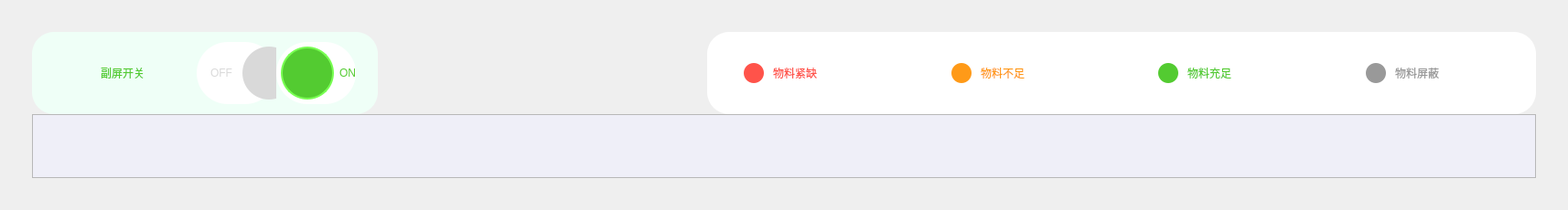
               <widget class="QWidget" name="setting_conduit_content">
                <layout class="QHBoxLayout" name="horizontalLayout_96">
                 <property name="spacing">
                  <number>0</number>
                 </property>
                 <property name="leftMargin">
                  <number>0</number>
                 </property>
                 <property name="topMargin">
                  <number>0</number>
                 </property>
                 <property name="rightMargin">
                  <number>0</number>
                 </property>
                 <property name="bottomMargin">
                  <number>0</number>
                 </property>
                 <item>
                  <widget class="QWidget" name="widget_90" native="true">
                   <property name="styleSheet">
                    <string notr="true">QWidget#widget{
	background-color:rgba(239, 239, 248, 1);
}</string>
                   </property>
                   <layout class="QVBoxLayout" name="verticalLayout_39" stretch="1,20">
                    <property name="spacing">
                     <number>0</number>
                    </property>
                    <property name="leftMargin">
                     <number>35</number>
                    </property>
                    <property name="topMargin">
                     <number>35</number>
                    </property>
                    <property name="rightMargin">
                     <number>35</number>
                    </property>
                    <property name="bottomMargin">
                     <number>35</number>
                    </property>
                    <item>
                     <widget class="QWidget" name="widget_91" native="true">
                      <layout class="QHBoxLayout" name="horizontalLayout_81">
                       <property name="spacing">
                        <number>360</number>
                       </property>
                       <property name="leftMargin">
                        <number>0</number>
                       </property>
                       <property name="topMargin">
                        <number>0</number>
                       </property>
                       <property name="rightMargin">
                        <number>0</number>
                       </property>
                       <property name="bottomMargin">
                        <number>0</number>
                       </property>
                       <item>
                        <widget class="QWidget" name="widget_92" native="true">
                         <property name="minimumSize">
                          <size>
                           <width>378</width>
                           <height>90</height>
                          </size>
                         </property>
                         <property name="maximumSize">
                          <size>
                           <width>378</width>
                           <height>90</height>
                          </size>
                         </property>
                         <property name="styleSheet">
                          <string notr="true">QWidget#widget_92{
	background-color:rgba(239, 255, 247, 1);
	border-radius:24px;
}</string>
                         </property>
                         <layout class="QHBoxLayout" name="horizontalLayout_85">
                          <property name="spacing">
                           <number>0</number>
                          </property>
                          <property name="leftMargin">
                           <number>18</number>
                          </property>
                          <property name="topMargin">
                           <number>0</number>
                          </property>
                          <property name="rightMargin">
                           <number>24</number>
                          </property>
                          <property name="bottomMargin">
                           <number>0</number>
                          </property>
                          <item>
                           <widget class="QLabel" name="label_34">
                            <property name="styleSheet">
                             <string notr="true">color:rgba(83, 203, 49, 1);</string>
                            </property>
                            <property name="text">
                             <string>副屏开关</string>
                            </property>
                            <property name="alignment">
                             <set>Qt::AlignCenter</set>
                            </property>
                           </widget>
                          </item>
                          <item>
                           <widget class="QWidget" name="on_off_setting_widget" native="true">
                            <property name="minimumSize">
                             <size>
                              <width>174</width>
                              <height>90</height>
                             </size>
                            </property>
                            <property name="maximumSize">
                             <size>
                              <width>174</width>
                              <height>90</height>
                             </size>
                            </property>
                            <layout class="QHBoxLayout" name="horizontalLayout_87">
                             <property name="spacing">
                              <number>0</number>
                             </property>
                             <property name="leftMargin">
                              <number>0</number>
                             </property>
                             <property name="topMargin">
                              <number>11</number>
                             </property>
                             <property name="rightMargin">
                              <number>0</number>
                             </property>
                             <property name="bottomMargin">
                              <number>11</number>
                             </property>
                             <item>
                              <widget class="QWidget" name="off_setting_widget" native="true">
                               <property name="styleSheet">
                                <string notr="true">QWidget#off_setting_widget{
	background-color:rgb(255, 255, 255);
	border-radius:34px;
}</string>
                               </property>
                               <layout class="QHBoxLayout" name="horizontalLayout_88">
                                <property name="spacing">
                                 <number>11</number>
                                </property>
                                <property name="leftMargin">
                                 <number>15</number>
                                </property>
                                <property name="topMargin">
                                 <number>5</number>
                                </property>
                                <property name="rightMargin">
                                 <number>5</number>
                                </property>
                                <property name="bottomMargin">
                                 <number>5</number>
                                </property>
                                <item>
                                 <widget class="QLabel" name="name_off_2">
                                  <property name="styleSheet">
                                   <string notr="true">color:rgb(217, 217, 217);</string>
                                  </property>
                                  <property name="text">
                                   <string>OFF</string>
                                  </property>
                                 </widget>
                                </item>
                                <item>
                                 <widget class="QLabel" name="icon_off_2">
                                  <property name="minimumSize">
                                   <size>
                                    <width>58</width>
                                    <height>58</height>
                                   </size>
                                  </property>
                                  <property name="maximumSize">
                                   <size>
                                    <width>58</width>
                                    <height>58</height>
                                   </size>
                                  </property>
                                  <property name="styleSheet">
                                   <string notr="true">background-color:rgb(217, 217, 217);
border-radius:29px;</string>
                                  </property>
                                  <property name="text">
                                   <string/>
                                  </property>
                                 </widget>
                                </item>
                               </layout>
                              </widget>
                             </item>
                             <item>
                              <widget class="QWidget" name="on_setting_widget" native="true">
                               <property name="styleSheet">
                                <string notr="true">QWidget#on_setting_widget{
	background-color:rgb(255, 255, 255);
	border-radius:34px;
}</string>
                               </property>
                               <layout class="QHBoxLayout" name="horizontalLayout_89">
                                <property name="spacing">
                                 <number>21</number>
                                </property>
                                <property name="leftMargin">
                                 <number>5</number>
                                </property>
                                <property name="topMargin">
                                 <number>5</number>
                                </property>
                                <property name="rightMargin">
                                 <number>0</number>
                                </property>
                                <property name="bottomMargin">
                                 <number>5</number>
                                </property>
                                <item>
                                 <widget class="QLabel" name="icon_on_2">
                                  <property name="minimumSize">
                                   <size>
                                    <width>58</width>
                                    <height>58</height>
                                   </size>
                                  </property>
                                  <property name="maximumSize">
                                   <size>
                                    <width>58</width>
                                    <height>58</height>
                                   </size>
                                  </property>
                                  <property name="styleSheet">
                                   <string notr="true">background-color:rgb(83, 203, 49);
border: 2px solid rgb(120, 255, 82);
border-radius:29px;</string>
                                  </property>
                                  <property name="text">
                                   <string/>
                                  </property>
                                 </widget>
                                </item>
                                <item>
                                 <widget class="QLabel" name="name_on_2">
                                  <property name="styleSheet">
                                   <string notr="true">color: rgb(83, 203, 49);</string>
                                  </property>
                                  <property name="text">
                                   <string>ON</string>
                                  </property>
                                 </widget>
                                </item>
                               </layout>
                              </widget>
                             </item>
                            </layout>
                           </widget>
                          </item>
                         </layout>
                        </widget>
                       </item>
                       <item>
                        <widget class="QWidget" name="widget_93" native="true">
                         <property name="minimumSize">
                          <size>
                           <width>906</width>
                           <height>90</height>
                          </size>
                         </property>
                         <property name="maximumSize">
                          <size>
                           <width>906</width>
                           <height>90</height>
                          </size>
                         </property>
                         <property name="styleSheet">
                          <string notr="true">QWidget#widget_93{
	background-color:rgb(255, 255, 255);
	border-radius:24px;
}</string>
                         </property>
                         <layout class="QHBoxLayout" name="horizontalLayout_90">
                          <property name="spacing">
                           <number>0</number>
                          </property>
                          <property name="leftMargin">
                           <number>0</number>
                          </property>
                          <property name="topMargin">
                           <number>0</number>
                          </property>
                          <property name="rightMargin">
                           <number>0</number>
                          </property>
                          <property name="bottomMargin">
                           <number>0</number>
                          </property>
                          <item>
                           <widget class="QWidget" name="widget_94" native="true">
                            <layout class="QHBoxLayout" name="horizontalLayout_91">
                             <property name="spacing">
                              <number>10</number>
                             </property>
                             <property name="leftMargin">
                              <number>40</number>
                             </property>
                             <property name="topMargin">
                              <number>0</number>
                             </property>
                             <property name="rightMargin">
                              <number>0</number>
                             </property>
                             <property name="bottomMargin">
                              <number>0</number>
                             </property>
                             <item>
                              <widget class="QLabel" name="label_35">
                               <property name="minimumSize">
                                <size>
                                 <width>22</width>
                                 <height>22</height>
                                </size>
                               </property>
                               <property name="maximumSize">
                                <size>
                                 <width>22</width>
                                 <height>22</height>
                                </size>
                               </property>
                               <property name="styleSheet">
                                <string notr="true">background-color:rgb(255, 83, 74);
border-radius:11px;</string>
                               </property>
                               <property name="text">
                                <string/>
                               </property>
                              </widget>
                             </item>
                             <item>
                              <widget class="QLabel" name="outtee_title_material_5">
                               <property name="styleSheet">
                                <string notr="true">color:rgb(255, 83, 74);</string>
                               </property>
                               <property name="text">
                                <string>物料紧缺</string>
                               </property>
                              </widget>
                             </item>
                            </layout>
                           </widget>
                          </item>
                          <item>
                           <widget class="QWidget" name="widget_95" native="true">
                            <layout class="QHBoxLayout" name="horizontalLayout_92">
                             <property name="spacing">
                              <number>10</number>
                             </property>
                             <property name="leftMargin">
                              <number>40</number>
                             </property>
                             <property name="topMargin">
                              <number>0</number>
                             </property>
                             <property name="rightMargin">
                              <number>0</number>
                             </property>
                             <property name="bottomMargin">
                              <number>0</number>
                             </property>
                             <item>
                              <widget class="QLabel" name="label_37">
                               <property name="minimumSize">
                                <size>
                                 <width>22</width>
                                 <height>22</height>
                                </size>
                               </property>
                               <property name="maximumSize">
                                <size>
                                 <width>22</width>
                                 <height>22</height>
                                </size>
                               </property>
                               <property name="styleSheet">
                                <string notr="true">background-color:rgb(255, 154, 24);
border-radius:11px;</string>
                               </property>
                               <property name="text">
                                <string/>
                               </property>
                              </widget>
                             </item>
                             <item>
                              <widget class="QLabel" name="outtee_title_material_6">
                               <property name="styleSheet">
                                <string notr="true">color:rgb(255, 154, 24);</string>
                               </property>
                               <property name="text">
                                <string>物料不足</string>
                               </property>
                              </widget>
                             </item>
                            </layout>
                           </widget>
                          </item>
                          <item>
                           <widget class="QWidget" name="widget_96" native="true">
                            <layout class="QHBoxLayout" name="horizontalLayout_93">
                             <property name="spacing">
                              <number>10</number>
                             </property>
                             <property name="leftMargin">
                              <number>40</number>
                             </property>
                             <property name="topMargin">
                              <number>0</number>
                             </property>
                             <property name="rightMargin">
                              <number>0</number>
                             </property>
                             <property name="bottomMargin">
                              <number>0</number>
                             </property>
                             <item>
                              <widget class="QLabel" name="label_40">
                               <property name="minimumSize">
                                <size>
                                 <width>22</width>
                                 <height>22</height>
                                </size>
                               </property>
                               <property name="maximumSize">
                                <size>
                                 <width>22</width>
                                 <height>22</height>
                                </size>
                               </property>
                               <property name="styleSheet">
                                <string notr="true">background-color:rgb(83, 203, 49);
border-radius:11px;</string>
                               </property>
                               <property name="text">
                                <string/>
                               </property>
                              </widget>
                             </item>
                             <item>
                              <widget class="QLabel" name="outtee_title_material_7">
                               <property name="styleSheet">
                                <string notr="true">color:rgb(83, 203, 49);</string>
                               </property>
                               <property name="text">
                                <string>物料充足</string>
                               </property>
                              </widget>
                             </item>
                            </layout>
                           </widget>
                          </item>
                          <item>
                           <widget class="QWidget" name="widget_97" native="true">
                            <layout class="QHBoxLayout" name="horizontalLayout_94">
                             <property name="spacing">
                              <number>10</number>
                             </property>
                             <property name="leftMargin">
                              <number>40</number>
                             </property>
                             <property name="topMargin">
                              <number>0</number>
                             </property>
                             <property name="rightMargin">
                              <number>0</number>
                             </property>
                             <property name="bottomMargin">
                              <number>0</number>
                             </property>
                             <item>
                              <widget class="QLabel" name="label_41">
                               <property name="minimumSize">
                                <size>
                                 <width>22</width>
                                 <height>22</height>
                                </size>
                               </property>
                               <property name="maximumSize">
                                <size>
                                 <width>22</width>
                                 <height>22</height>
                                </size>
                               </property>
                               <property name="styleSheet">
                                <string notr="true">background-color:rgb(153, 153, 153);
border-radius:11px;</string>
                               </property>
                               <property name="text">
                                <string/>
                               </property>
                              </widget>
                             </item>
                             <item>
                              <widget class="QLabel" name="outtee_title_material_8">
                               <property name="styleSheet">
                                <string notr="true">color:rgb(153, 153, 153);</string>
                               </property>
                               <property name="text">
                                <string>物料屏蔽</string>
                               </property>
                              </widget>
                             </item>
                            </layout>
                           </widget>
                          </item>
                         </layout>
                        </widget>
                       </item>
                      </layout>
                     </widget>
                    </item>
                    <item>
                     <widget class="QWidget" name="widget_98" native="true">
                      <layout class="QHBoxLayout" name="horizontalLayout_95">
                       <property name="spacing">
                        <number>0</number>
                       </property>
                       <property name="leftMargin">
                        <number>0</number>
                       </property>
                       <property name="topMargin">
                        <number>0</number>
                       </property>
                       <property name="rightMargin">
                        <number>0</number>
                       </property>
                       <property name="bottomMargin">
                        <number>0</number>
                       </property>
                       <item>
                        <widget class="QScrollArea" name="scrollArea_7">
                         <property name="frameShadow">
                          <enum>QFrame::Raised</enum>
                         </property>
                         <property name="widgetResizable">
                          <bool>true</bool>
                         </property>
                         <widget class="QWidget" name="conduit_content">
                          <property name="geometry">
                           <rect>
                            <x>0</x>
                            <y>0</y>
                            <width>1648</width>
                            <height>909</height>
                           </rect>
                          </property>
                          <property name="styleSheet">
                           <string notr="true">QWidget#conduit_content{
	background-color:rgba(239, 239, 248, 1);
}</string>
                          </property>
                         </widget>
                        </widget>
                       </item>
                      </layout>
                     </widget>
                    </item>
                   </layout>
                  </widget>
                 </item>
                </layout>
               </widget>
